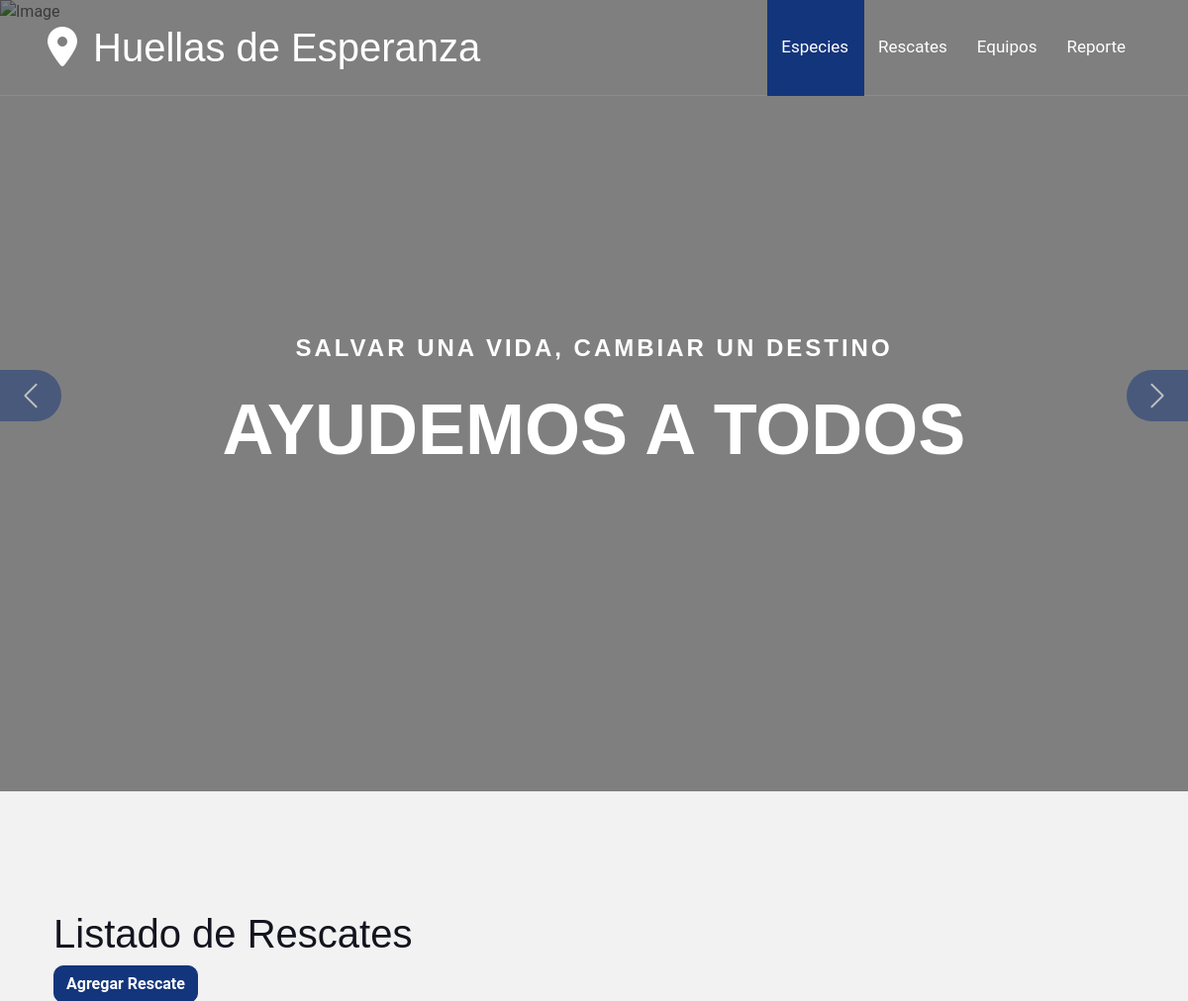
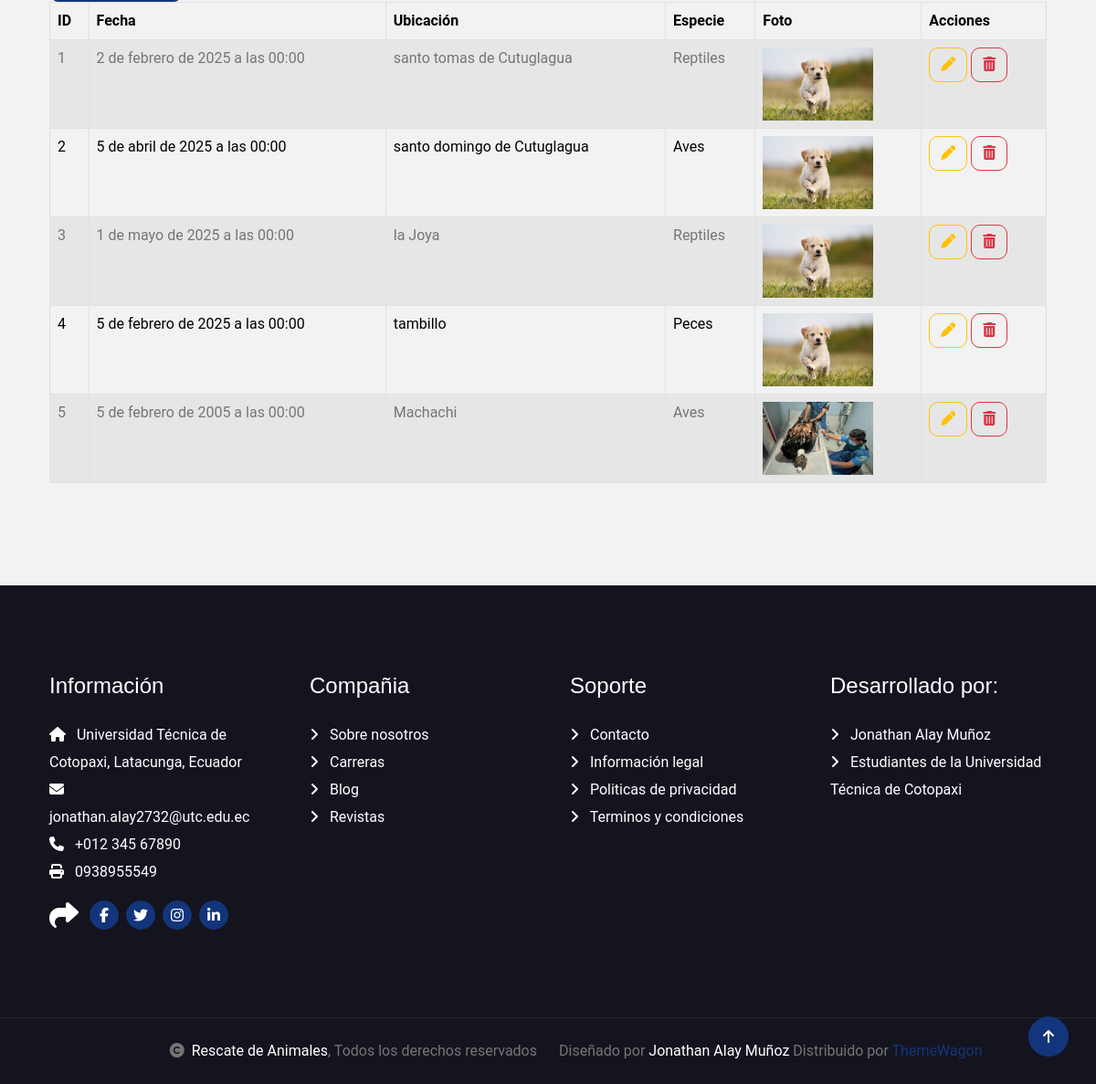
Page /rescates/ on the committed database (2 pictures, top to bottom).
### Aplicaciones/Animales/models.py (models this page shows, shortened)
class Rescate(models.Model):
    fecha = models.DateTimeField()
    ubicacion = models.CharField(max_length=255)
    especie = models.ForeignKey(Especie, on_delete=models.CASCADE, default=1)
    foto_rescate = models.ImageField(upload_to='rescates/', null=True, blank=True)

class Especie(models.Model):
    nombre = models.CharField(max_length=100)
    descripcion = models.TextField(null=True, blank=True)

### Aplicaciones/Animales/views.py (the view)
# urls.py: path('rescates/', views.rescate),
def rescate(request):
    rescates = Rescate.objects.all()
    return render(request, "rescate.html", {'rescates': rescates})

### Aplicaciones/Animales/templates/rescate.html (shortened to what this page needs)
{% extends './plantilla.html' %}
{% block contenido %}
<br>
<h1>Listado de Rescates</h1>
<a href="/nuevoRescate/" class="btn btn-primary">Agregar Rescate</a>
<table class="table table-bordered table-striped table-hover" id="tbl_rescates">
    <thead>
        <tr>
            <th>ID</th>
            <th>Fecha</th>
            <th>Ubicación</th>
            <th>Especie</th>
            <th>Foto</th>
            <th>Acciones</th>
        </tr>
    </thead>
    <tbody>
        {% for r in rescates %}
        <tr>
            <td>{{ r.id }}</td>
            <td>{{ r.fecha }}</td>
            <td>{{ r.ubicacion }}</td>
            <td>{{ r.especie.nombre }}</td>
            <td>
                {% if r.foto_rescate %}
                    <img src="{{ r.foto_rescate.url }}" height="80px" alt="">
                {% else %}
                    Sin foto
                {% endif %}
            </td>
            <td>
                <a href="/editarRescate/{{ r.id }}" class="btn btn-outline-warning"><i class="fa fa-pen"></i></a>
                <a href="#" onclick="eliminarRescate('{{ r.id }}');" class="btn btn-outline-danger"><i class="fa fa-trash"></i></a>
            </td>
        </tr>
        {% endfor %}
    </tbody>
</table>
{% endblock %}

### RescateJA/static/plantilla/travela/css/style.css (style rules this page uses)
.btn { font-weight: 600; transition: .5s; }
.btn.btn-primary { box-shadow: inset 0 0 0 0 var(--bs-primary); }

### rows in the picture
Rescate: id "1", fecha "2 de febrero de 2025 a las 00:00", ubicacion "santo tomas de Cutuglagua", especie.nombre "Reptiles", foto_rescate (picture)
Rescate: id "2", fecha "5 de abril de 2025 a las 00:00", ubicacion "santo domingo de Cutuglagua", especie.nombre "Aves", foto_rescate (picture)
Rescate: id "3", fecha "1 de mayo de 2025 a las 00:00", ubicacion "la Joya", especie.nombre "Reptiles", foto_rescate (picture)
Rescate: id "4", fecha "5 de febrero de 2025 a las 00:00", ubicacion "tambillo", especie.nombre "Peces", foto_rescate (picture)
Rescate: id "5", fecha "5 de febrero de 2005 a las 00:00", ubicacion "Machachi", especie.nombre "Aves", foto_rescate (picture)
